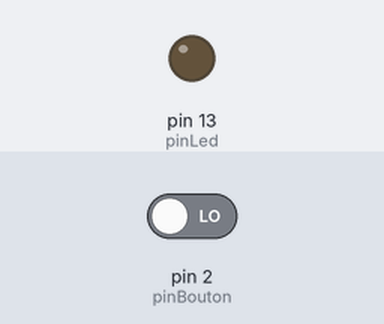
Simulated run of this sketch. Board: Arduino Uno, built with avr-gcc and run on an emulated ATmega328P. Shown: output pins drawn as LEDs (lit = HIGH). The inputs (shaded band) are chosen by the test bench; at power-on: pin 2 (pinBouton) LOW.

Above: at 1.2 s.
1.3 s: pin 2 (pinBouton) driven HIGH
At 2.3 s:
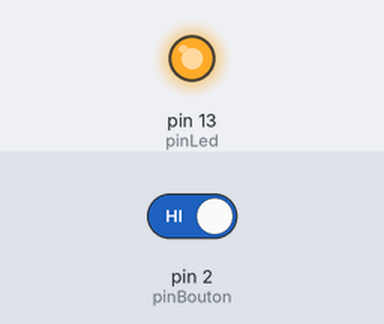
Timing chart, 0 to 4.3 s (numbered marks = the images above; inputs shaded):
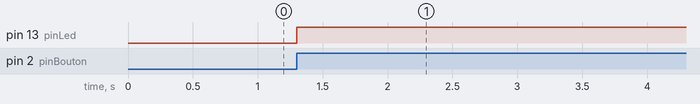

Measured:
- after the input at 1.3 s, pin 13 (pinLed): LOW → HIGH at once

The sketch:

B2.ino
```cpp
const int pinLed=13;
const int pinBouton=2;
boolean etat;

void interreption(){

  etat=!etat;
  digitalWrite(pinLed,etat);

}

void setup() {

  pinMode(pinLed,OUTPUT);
  pinMode(pinBouton,INPUT);
  attachInterrupt(0,interreption,RISING);

}


void loop() {
}
```
